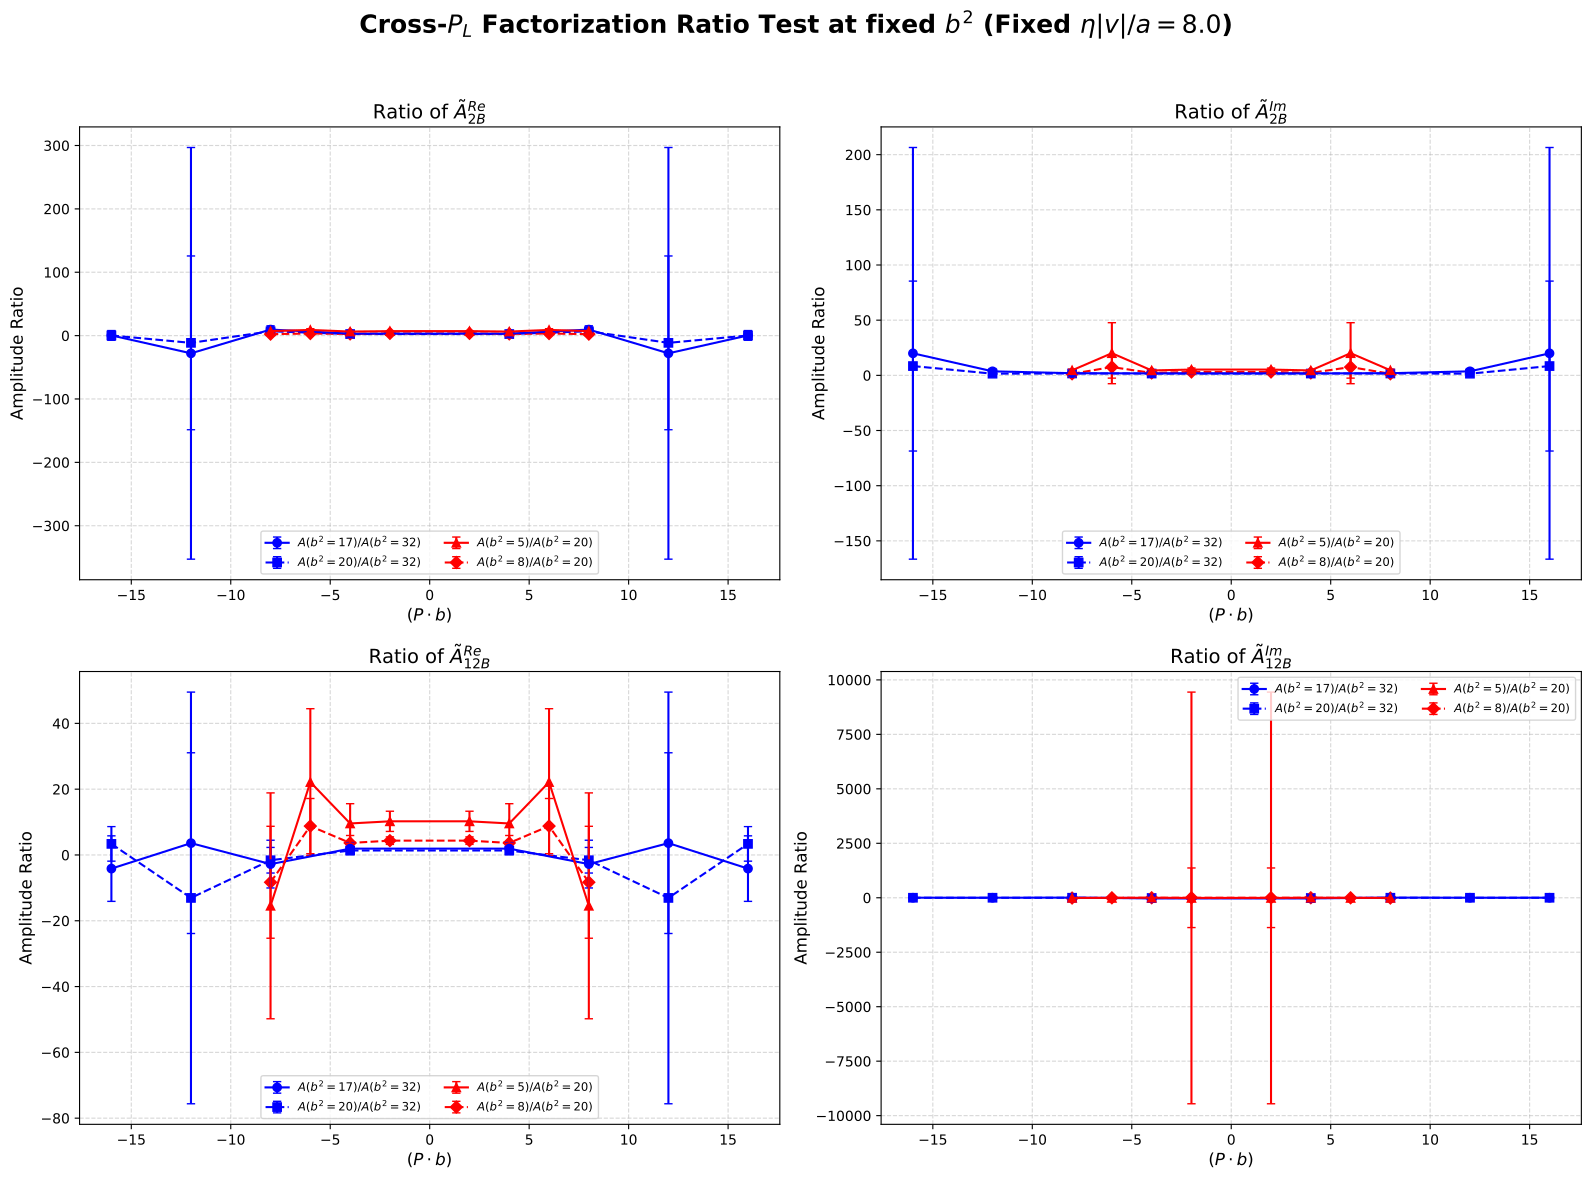

Reproduce this figure in Python.
#!/usr/bin/env python
# coding: utf-8

import h5py
import numpy as np
import matplotlib.pyplot as plt

# --- 1. Vectorized Jackknife Function ---
def jackknife_vectorized(samples):
    N = samples.shape[1]
    theta_bar = np.mean(samples, axis=1)
    squared_diffs = np.square(samples - theta_bar[:, None])
    sigma_sq = ((N - 1) / N) * np.sum(squared_diffs, axis=1)
    error = np.sqrt(sigma_sq)
    return theta_bar, error

# --- 2. Data Loading Helper ---
def load_and_aggregate_data(path_base, amp_name, target_eta=8.0):
    """
    Loads data for a specific amplitude across all PL values,
    filters by target_eta, and returns a dictionary structured by (P_dot_b, b_sq) -> samples
    """
    aggregated_data = {}
    
    for PL in [-1, -2, -3, -4]:
        filepath = f"{path_base}/{amp_name}_PL{PL}_jackknife_data.h5"
        try:
            with h5py.File(filepath, "r") as f:
                raw_data = f["Dataset1"][:]
        except FileNotFoundError:
            print(f"File not found: {filepath}")
            continue

        kin = raw_data[:, 0:3]
        samples = raw_data[:, 3:]
        eta, bL, bT = kin[:, 0], kin[:, 1], kin[:, 2]

        mask = np.isclose(eta, target_eta)
        bL_f = bL[mask]
        bT_f = bT[mask]
        samples_f = samples[mask]
        
        for i in range(len(bL_f)):
            # IMPORTANT: Lorentz invariant mapping P.b = - PL * bL
            P_dot_b = np.round(-1.0 * float(PL) * bL_f[i], 5)
            # b^2 = bL^2 + bT^2
            b_sq = np.round(bL_f[i]**2 + bT_f[i]**2, 5)
            
            # Key is (P.b, b^2)
            key = (P_dot_b, b_sq)
            # Just in case multiple points fall into the same bin, though unlikely in lattice data
            # we will just overwrite or take the first one
            if key not in aggregated_data:
                aggregated_data[key] = samples_f[i]
                
    return aggregated_data

# --- 3. Ratio Computation and Plotting ---
def plot_cross_pl_ratios(all_data_dict, b2_sets, target_eta=8.0):
    fig, axes = plt.subplots(2, 2, figsize=(16, 12))
    fig.suptitle(fr'Cross-$P_L$ Factorization Ratio Test at fixed $b^2$ (Fixed $\eta|v|/a = {target_eta}$)', fontsize=18, fontweight='bold')

    axes_flat = axes.flatten()
    
    # We will iterate over the provided b2_sets to plot
    # Example b2_sets: [(17.0, 20.0, 32.0), (5.0, 8.0, 20.0)]
    
    for idx, (amp_name, aggregated_data) in enumerate(all_data_dict.items()):
        ax = axes_flat[idx]
        
        if amp_name == "ReA2B":
            amp_print = "$\\tilde{{A}}_{{2B}}^{{Re}}$"
        elif amp_name == "ImA2B":
            amp_print = "$\\tilde{{A}}_{{2B}}^{{Im}}$"
        elif amp_name == "ReA12B":
            amp_print = "$\\tilde{{A}}_{{12B}}^{{Re}}$"
        elif amp_name == "ImA12B":
            amp_print = "$\\tilde{{A}}_{{12B}}^{{Im}}$"

        if not aggregated_data: 
            ax.text(0.5, 0.5, "No data", ha='center', va='center')
            continue
            
        # Get all unique P.b values present in the data
        all_Pb = sorted(list(set(k[0] for k in aggregated_data.keys())))
        
        # We will plot multiple sets on the same axis using different colors/markers
        colors = ['blue', 'red', 'green', 'purple']
        markers = ['o', 's', '^', 'D']
        
        for set_idx, b2_tuple in enumerate(b2_sets):
            b2_1, b2_2, b2_3 = b2_tuple
            
            ratio_13_means = []
            ratio_13_errs = []
            ratio_23_means = []
            ratio_23_errs = []
            valid_Pb_13 = []
            valid_Pb_23 = []
            
            for Pb in all_Pb:
                s1 = aggregated_data.get((Pb, b2_1))
                s2 = aggregated_data.get((Pb, b2_2))
                s3 = aggregated_data.get((Pb, b2_3))
                
                if s3 is not None:
                    if s1 is not None:
                        ratio_samples = s1 / s3
                        mean, err = jackknife_vectorized(ratio_samples.reshape(1, -1))
                        ratio_13_means.append(mean[0])
                        ratio_13_errs.append(err[0])
                        valid_Pb_13.append(Pb)
                    
                    if s2 is not None:
                        ratio_samples = s2 / s3
                        mean, err = jackknife_vectorized(ratio_samples.reshape(1, -1))
                        ratio_23_means.append(mean[0])
                        ratio_23_errs.append(err[0])
                        valid_Pb_23.append(Pb)
                        
            # Plotting this set
            c = colors[set_idx % len(colors)]
            m1 = markers[(set_idx*2) % len(markers)]
            m2 = markers[(set_idx*2 + 1) % len(markers)]
            
            if len(valid_Pb_13) > 0:
                ax.errorbar(valid_Pb_13, ratio_13_means, yerr=ratio_13_errs, fmt=f'{m1}-', color=c, 
                            label=fr'$A(b^2={b2_1:g}) / A(b^2={b2_3:g})$', capsize=3, zorder=5)
            if len(valid_Pb_23) > 0:
                ax.errorbar(valid_Pb_23, ratio_23_means, yerr=ratio_23_errs, fmt=f'{m2}--', color=c, 
                            label=fr'$A(b^2={b2_2:g}) / A(b^2={b2_3:g})$', capsize=3, zorder=4)

        ax.set_title(fr'Ratio of {amp_print}', fontsize=14)
        ax.set_xlabel(r'$(P \cdot b)$', fontsize=12)
        ax.set_ylabel('Amplitude Ratio', fontsize=12)
        ax.grid(True, linestyle='--', alpha=0.5)
        ax.legend(fontsize='small', loc='best', ncol=2)

    plt.tight_layout(rect=[0, 0, 1, 0.96])
    return fig

# ==========================================
# Main Execution Block
# ==========================================
if __name__ == "__main__":
    path_base = "/Users/hariprashadravikumar/Lattice_QCD_TMD_PhD/sivers_TMD_PhD_project/save_h5_A12B_A2B/TMD_fit/h5data"
    
    amplitudes = ["ReA2B", "ImA2B", "ReA12B", "ImA12B"]
    all_data_dict = {}

    print("Loading Jackknife samples across all PL...")
    for amp in amplitudes:
        all_data_dict[amp] = load_and_aggregate_data(path_base, amp, target_eta=8.0)
        
    # Define sets of 3 overlapping b^2 values that were found in the scan
    # Set 1: b^2 in {17.0, 20.0, 32.0} -> available at P.b in {-16, -12, -8, -4, 4, 8, 12, 16}
    # Set 2: b^2 in {5.0, 8.0, 20.0} -> available at P.b in {-8, -6, -4, -2, 2, 4, 6, 8}
    b2_sets = [
        (17.0, 20.0, 32.0),
        (5.0, 8.0, 20.0)
    ]

    print("Computing and plotting ratios...")
    if all_data_dict:
        fig_ratios = plot_cross_pl_ratios(all_data_dict, b2_sets, target_eta=8.0)

        # --- SAVE PLOT HERE ---
        save_name = "Factorization_RatioTest_CrossPL.pdf"
        plt.savefig(save_name, format='pdf', dpi=300, bbox_inches='tight')
        print(f"Saved: {save_name}")
